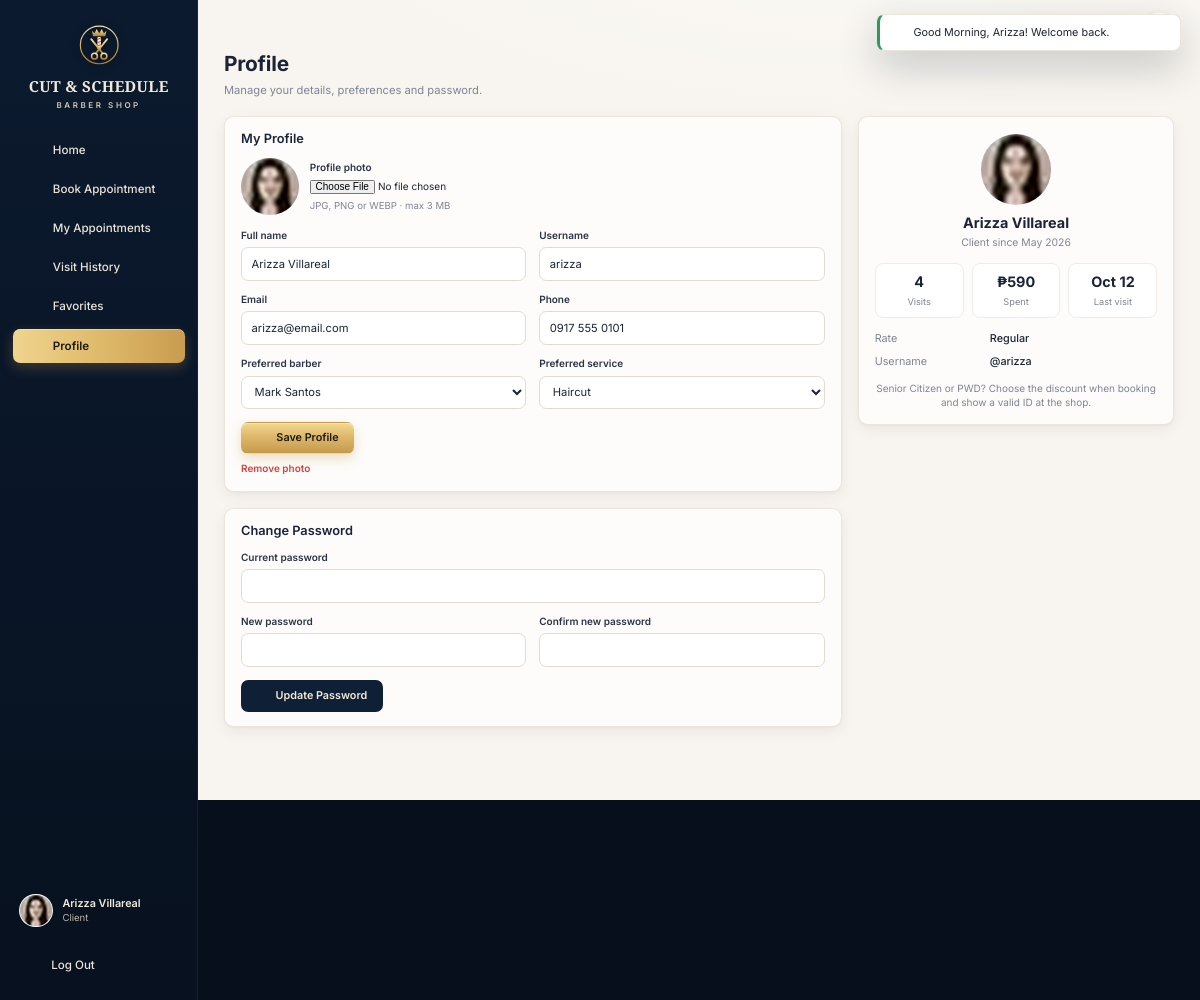
/client/profile.php (signed in), run on the app's committed database.
### tables this page shows
CREATE TABLE users (
  id               INT AUTO_INCREMENT PRIMARY KEY,
  name             VARCHAR(100) NOT NULL,
  username         VARCHAR(100) UNIQUE NOT NULL,
  email            VARCHAR(150) UNIQUE NOT NULL,
  phone            VARCHAR(30)  NULL,
  password         VARCHAR(255) NOT NULL,
  role             ENUM('owner','staff','client') NOT NULL,
  status           ENUM('active','inactive') DEFAULT 'active',
  avatar           VARCHAR(255) NULL,
  remember_token   VARCHAR(64)  NULL,
  remember_expires DATETIME     NULL,
  created_at       DATETIME DEFAULT CURRENT_TIMESTAMP,
  updated_at       DATETIME DEFAULT CURRENT_TIMESTAMP ON UPDATE CURRENT_TIMESTAMP
);

CREATE TABLE clients (
  id                   INT AUTO_INCREMENT PRIMARY KEY,
  user_id              INT NULL UNIQUE,
  name                 VARCHAR(100) NOT NULL,
  email                VARCHAR(150) NULL,
  phone                VARCHAR(30)  NULL,
  discount_type        ENUM('none','senior','pwd') NOT NULL DEFAULT 'none',
  preferred_barber_id  INT NULL,
  preferred_service_id INT NULL,
  notes                TEXT NULL,
  avatar               VARCHAR(255) NULL,
  created_at           DATETIME DEFAULT CURRENT_TIMESTAMP,
  updated_at           DATETIME DEFAULT CURRENT_TIMESTAMP ON UPDATE CURRENT_TIMESTAMP,
  CONSTRAINT fk_client_user    FOREIGN KEY (user_id) REFERENCES users(id) ON DELETE SET NULL,
  CONSTRAINT fk_client_barber  FOREIGN KEY (preferred_barber_id) REFERENCES users(id) ON DELETE SET NULL,
  CONSTRAINT fk_client_service FOREIGN KEY (preferred_service_id) REFERENCES services(id) ON DELETE SET NULL
);

CREATE TABLE services (
  id          INT AUTO_INCREMENT PRIMARY KEY,
  name        VARCHAR(100) NOT NULL,
  description VARCHAR(255) NULL,
  price       DECIMAL(10,2) NOT NULL,
  duration    INT NOT NULL,
  image       VARCHAR(255) NULL,
  status      ENUM('active','archived') DEFAULT 'active',
  sort_order  INT NOT NULL DEFAULT 0,
  created_at  DATETIME DEFAULT CURRENT_TIMESTAMP,
  updated_at  DATETIME DEFAULT CURRENT_TIMESTAMP ON UPDATE CURRENT_TIMESTAMP,
  CHECK (price > 0),
  CHECK (duration > 0)
);

### client/profile.php (the view, shortened to what the rows shown need)
<?php
require __DIR__ . '/../includes/bootstrap.php';
$user = Auth::requireRole('client');
$profile = $user->profile();
$barbers = Barber::allActive();
$services = Service::all();
$extraProfileFields = function () use ($profile, $barbers, $services) { ?>
  <div class="field">
    <label for="me-barber">Preferred barber</label>
    <select class="input" id="me-barber" name="preferred_barber_id">
      <option value="">No preference</option>
      <?php foreach ($barbers as $b): ?><option value="<?= $b->getId() ?>" <?= $profile->getPreferredBarberId() === $b->getId() ? 'selected' : '' ?>><?= e($b->getName()) ?></option><?php endforeach; ?>
    </select>
  </div>
  <div class="field">
    <label for="me-service">Preferred service</label>
    <select class="input" id="me-service" name="preferred_service_id">
      <option value="">No preference</option>
      <?php foreach ($services as $s): ?><option value="<?= $s->id ?>" <?= $profile->getPreferredServiceId() === $s->id ? 'selected' : '' ?>><?= e($s->name) ?></option><?php endforeach; ?>
    </select>
  </div>
<?php };
require __DIR__ . '/../includes/header.php';
?>
<div class="page-head">
  <div>
    <h1>Profile</h1>
  </div>
</div>
<div class="dash">
  <div class="stack">
    <?php require __DIR__ . '/../includes/profile_forms.php'; ?>
  </div>
  <div class="stack">
    <section class="card profile-card">
      <?= avatar($user->getName(), $user->getAvatar(), 88) ?>
      <h2><?= e($user->getName()) ?></h2>
      <p>Client since <?= e(fmt_date($user->getCreatedAt(), 'F Y')) ?></p>
      <div class="mini-stats">
        <div><strong><?= $profile->visitCount() ?></strong><small>Visits</small></div>
        <div><strong><?= peso($profile->totalSpent()) ?></strong><small>Spent</small></div>
        <div><strong><?= $profile->lastVisit() ? e(fmt_date($profile->lastVisit(), 'M j')) : '—' ?></strong><small>Last visit</small></div>
      </div>
      <dl class="kv">
        <dt>Rate</dt><dd><?= $profile->getDiscountType() === 'none' ? 'Regular' : e(discount_label($profile->getDiscountType())) . ' (20% off)' ?></dd>
        <dt>Username</dt><dd>@<?= e($user->getUsername()) ?></dd>
      </dl>
      <p class="muted mt-16" style="font-size:12.5px">Senior Citizen or PWD? Choose the discount when booking and show a valid ID at the shop.</p>
    </section>
  </div>
</div>
<?php require __DIR__ . '/../includes/footer.php'; ?>

### includes/header.php (shortened to what the rows shown need)
<?php
$role = $user->getRole();
$profileUrl = ['owner' => 'owner/settings.php', 'staff' => 'staff/profile.php', 'client' => 'client/profile.php'][$role];
?>
<!doctype html>
<html lang="en">
<head>
  <link rel="stylesheet" href="<?= asset('assets/css/app.css') ?>">
</head>
<body class="app role-<?= e($role) ?>" data-base="<?= e(BASE_URL) ?>"<?= !empty($fitScreen) ? ' data-fit' : '' ?>>
<div class="app-shell">
  <aside class="sidebar" id="sidebar">
    <div class="sidebar-foot">
      <a class="sidebar-user" href="<?= url($profileUrl) ?>">
        <?= avatar($user->getName(), $user->getAvatar(), 42) ?>
        <span>
          <strong><?= e($user->getName()) ?></strong>
          <small><?= e($user->roleLabel()) ?></small>
        </span>
      </a>
    </div>
  </aside>
  <div class="main">
    <main class="content">

### includes/functions.php (shortened to what the rows shown need)
<?php
function e($value): string
{
    return htmlspecialchars((string) ($value ?? ''), ENT_QUOTES, 'UTF-8');
}
function url(string $path = ''): string
{
    return BASE_URL . '/' . ltrim($path, '/');
}
function asset(string $path): string
{
    $file = APP_ROOT . '/' . ltrim($path, '/');
    $v = is_file($file) ? filemtime($file) : 1;
    return url($path) . '?v=' . $v;
}
function fmt_date(?string $date, string $format = 'M j, Y'): string
{
    return $date ? date($format, strtotime($date)) : '';
}
function media_url(?string $path): ?string
{
    return is_file(APP_ROOT . '/' . $path) ? url($path) : null;
}
function avatar(?string $name, ?string $path = null, int $size = 40, string $class = ''): string
{
    $src = media_url($path);
    $style = "width:{$size}px;height:{$size}px;";
    if ($src) {
        return '<img class="avatar ' . e($class) . '" src="' . e($src) . '" alt="' . e($name) . '" style="' . $style . '">';
    }
    $fs = max(10, (int) round($size * 0.38));
    return '<span class="avatar avatar-initials ' . e($class) . '" style="' . $style . 'font-size:' . $fs . 'px">' . e(initials($name ?? '?')) . '</span>';
}

### includes/profile_forms.php (shortened to what the rows shown need)
<section class="card">
  <div class="card-head"><h2>My Profile</h2></div>
  <form method="post" enctype="multipart/form-data">
    <div class="upload-row mb-16">
      <span id="meAvatarWrap"><?= str_replace('class="avatar', 'id="meAvatar" class="avatar', avatar($user->getName(), $user->getAvatar(), 72)) ?></span>
    </div>
    <div class="form-grid">
      <div class="field"><label for="me-name">Full name</label><input class="input" id="me-name" name="name" value="<?= e($user->getName()) ?>" required></div>
      <div class="field"><label for="me-username">Username</label><input class="input" id="me-username" name="username" value="<?= e($user->getUsername()) ?>" required></div>
      <div class="field"><label for="me-email">Email</label><input class="input" type="email" id="me-email" name="email" value="<?= e($user->getEmail()) ?>" required></div>
      <div class="field"><label for="me-phone">Phone</label><input class="input" id="me-phone" name="phone" value="<?= e($user->getPhone()) ?>"></div>
      <?php if (isset($extraProfileFields)) { $extraProfileFields(); } ?>
    </div>
  </form>
</section>
<section class="card">
  <div class="card-head"><h2>Change Password</h2></div>
</section>

### data on the page
users: avatar (picture), name "Arizza Villareal", username "arizza", email "arizza@email.com", phone "0917 555 0101", created_at "May 2026"
clients: preferred_barber_id "Mark Santos", preferred_service_id "Haircut"

### other printed values
$label "Home"
$label "Book Appointment"
$label "My Appointments"
$label "Visit History"
$label "Favorites"
$label "Profile"
$user->roleLabel() "Client"
$f['message'] "Good Morning, Arizza! Welcome back."
$profile->visitCount() "4"
peso($profile->totalSpent()) "₱590"
fmt_date($profile->lastVisit(), 'M j') "Oct 12"
